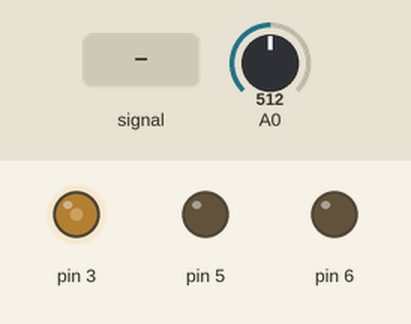
This sketch was run on a simulated Arduino Uno, built with avr-gcc and run on an emulated ATmega328P. Shown: output pins drawn as LEDs (lit = HIGH). The test bench sets the inputs (shaded band); at power-on: A0 = 512.

Above: at 0.45 s.
At 1.2 s:
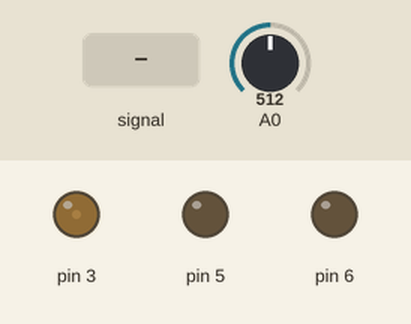
1.3 s: A0 fed a 200 Hz sine of ±81 counts around its level
4.3 s: A0 set to 900
7.3 s: A0 set to 122
Timing chart, 0 to 16.3 s (numbered marks = the images above; inputs shaded):
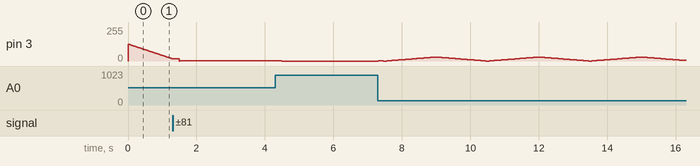

The sketch:

ledcontroller.ino
```cpp
typedef struct
{
    int port;
    int multiplierPot;

    double value;
    double multiplier;
    double ledmin;
    double ledmax;
    double ledincrease;
    double leddirection;
    double fadetime;
} ledchannel;

ledchannel *red;
ledchannel *blue;
ledchannel *green;


double lastTime;
int fadeSyncSwitch;


void setup()
{
  red = (ledchannel *) malloc(sizeof(ledchannel));
  blue = (ledchannel *) malloc(sizeof(ledchannel));
  green = (ledchannel *) malloc(sizeof(ledchannel));

  initChannel(red, 0 , 1, 1500, 1, 1, 3,1);
  initChannel(green, 0, 0, 200, 1, 1, 5,0); //target color no blue
  initChannel(blue, 0, 1, 1500, 1, 1, 6,0);
  lastTime = millis();
  Serial.begin(9600);
}


float mapfloat(long x, long in_min, long in_max, long out_min, long out_max)
{
 return (float)(x - in_min) * (out_max - out_min) / (float)(in_max - in_min) + out_min;
}

void initChannel(ledchannel * channel, double ledmin, double ledmax, double fadetime, double leddirection, double value, int port, double multiplier)
{
  channel->port = port;
  channel->value = value;
  channel->fadetime = fadetime;
  channel->ledmin = ledmin;
  channel->ledmax = ledmax;
  channel->leddirection = leddirection;
  channel->multiplier = multiplier;
  channel->ledincrease = (ledmax - ledmin)/fadetime;
  pinMode(port, OUTPUT);
}

void updateChannel(double deltat, ledchannel *channel)
{
  double increase = deltat * channel->ledincrease * channel->leddirection;
  channel->value += increase;

  if (channel->value > channel->ledmax)
  {
    channel->value = channel->ledmax;
    channel->leddirection *= -1.0;
  }
  else if (channel->value < channel-> ledmin)
  {
    channel->value = channel->ledmin;
    channel->leddirection *= -1.0;
  }

  analogWrite(channel->port, (int)(channel->value * 255 * channel->multiplier));

}


void loop()
{
  double now = millis();
  double deltat = now - lastTime;
  lastTime = now;
  updateChannel(deltat, red);
  updateChannel(deltat, green);
  updateChannel(deltat, blue);

  double r = analogRead(0);
  red->multiplier = mapfloat(r,0,1023,0,1);

}
```
